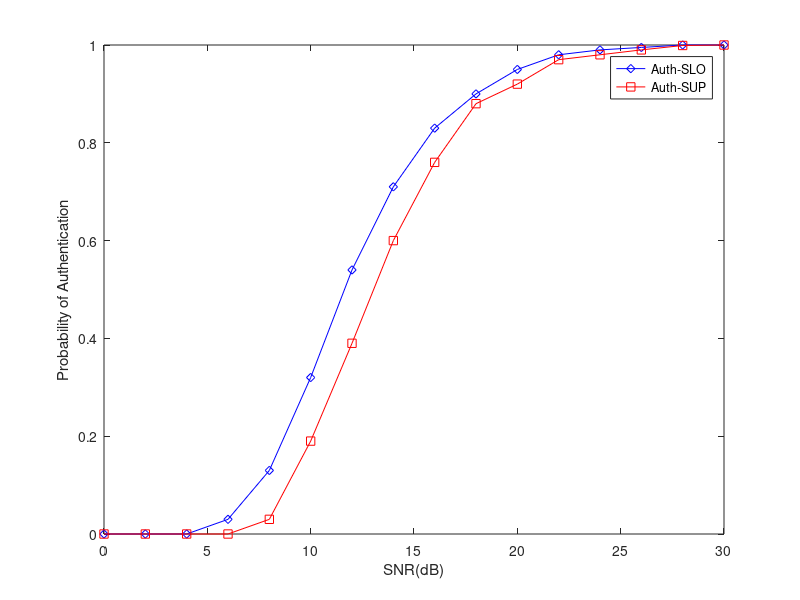

Recreate this plot in MATLAB.
clc
clear,close all

x=0:2:30;
y_1=[0,0,0,0.03,0.13,0.32,0.54,0.71,0.83,0.9,0.95,0.98,0.99,0.995,1,1];
y_2=[0,0,0,0,0.03,0.19,0.39,0.6,0.76,0.88,0.92,0.97,0.98,0.99,0.999,1];

plot(x,y_1,'-bd',x,y_2,'-rs');axis([0,30,0,1]);xlabel('SNR(dB)');ylabel('Probability of Authentication');legend('Auth-SLO','Auth-SUP');